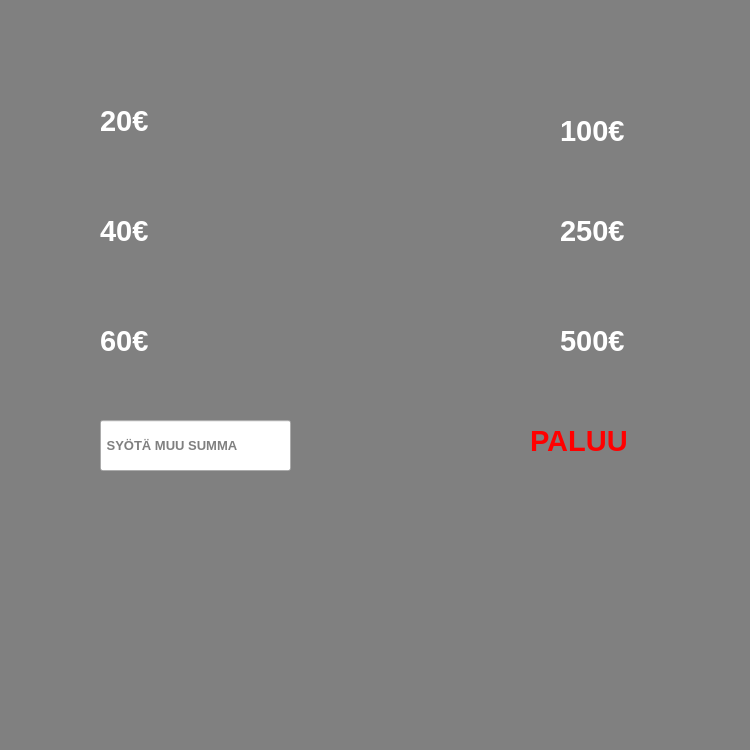
<?xml version="1.0" encoding="UTF-8"?>
<ui version="4.0">
 <class>Nosto</class>
 <widget class="QDialog" name="Nosto">
  <property name="geometry">
   <rect>
    <x>0</x>
    <y>0</y>
    <width>750</width>
    <height>750</height>
   </rect>
  </property>
  <property name="font">
   <font>
    <weight>50</weight>
    <bold>false</bold>
   </font>
  </property>
  <property name="windowTitle">
   <string>Dialog</string>
  </property>
  <widget class="QPushButton" name="btnNosto20">
   <property name="enabled">
    <bool>true</bool>
   </property>
   <property name="geometry">
    <rect>
     <x>10</x>
     <y>100</y>
     <width>51</width>
     <height>51</height>
    </rect>
   </property>
   <property name="font">
    <font>
     <pointsize>20</pointsize>
     <weight>75</weight>
     <bold>true</bold>
     <kerning>true</kerning>
    </font>
   </property>
   <property name="accessibleDescription">
    <string notr="true"/>
   </property>
   <property name="autoFillBackground">
    <bool>false</bool>
   </property>
   <property name="styleSheet">
    <string notr="true">border: none;
</string>
   </property>
   <property name="text">
    <string/>
   </property>
   <property name="checkable">
    <bool>false</bool>
   </property>
  </widget>
  <widget class="QPushButton" name="btnNosto100">
   <property name="geometry">
    <rect>
     <x>690</x>
     <y>110</y>
     <width>51</width>
     <height>41</height>
    </rect>
   </property>
   <property name="font">
    <font>
     <pointsize>20</pointsize>
     <weight>75</weight>
     <bold>true</bold>
    </font>
   </property>
   <property name="styleSheet">
    <string notr="true">border: none;
</string>
   </property>
   <property name="text">
    <string/>
   </property>
  </widget>
  <widget class="QPushButton" name="btnNosto250">
   <property name="geometry">
    <rect>
     <x>690</x>
     <y>200</y>
     <width>51</width>
     <height>51</height>
    </rect>
   </property>
   <property name="font">
    <font>
     <pointsize>20</pointsize>
     <weight>75</weight>
     <bold>true</bold>
    </font>
   </property>
   <property name="styleSheet">
    <string notr="true">border: none;
</string>
   </property>
   <property name="text">
    <string/>
   </property>
  </widget>
  <widget class="QPushButton" name="btnNosto500">
   <property name="geometry">
    <rect>
     <x>690</x>
     <y>310</y>
     <width>51</width>
     <height>51</height>
    </rect>
   </property>
   <property name="font">
    <font>
     <pointsize>20</pointsize>
     <weight>75</weight>
     <bold>true</bold>
    </font>
   </property>
   <property name="styleSheet">
    <string notr="true">border: none;
</string>
   </property>
   <property name="text">
    <string/>
   </property>
  </widget>
  <widget class="QPushButton" name="btnNostoMuuSumma">
   <property name="enabled">
    <bool>true</bool>
   </property>
   <property name="geometry">
    <rect>
     <x>10</x>
     <y>420</y>
     <width>51</width>
     <height>51</height>
    </rect>
   </property>
   <property name="font">
    <font>
     <pointsize>11</pointsize>
     <weight>75</weight>
     <bold>true</bold>
    </font>
   </property>
   <property name="styleSheet">
    <string notr="true">border: none;
</string>
   </property>
   <property name="text">
    <string/>
   </property>
  </widget>
  <widget class="QPushButton" name="btnNosto40">
   <property name="geometry">
    <rect>
     <x>10</x>
     <y>200</y>
     <width>51</width>
     <height>51</height>
    </rect>
   </property>
   <property name="font">
    <font>
     <pointsize>20</pointsize>
     <weight>75</weight>
     <bold>true</bold>
    </font>
   </property>
   <property name="styleSheet">
    <string notr="true">border: none;
</string>
   </property>
   <property name="text">
    <string/>
   </property>
  </widget>
  <widget class="QPushButton" name="btnNosto60">
   <property name="geometry">
    <rect>
     <x>10</x>
     <y>310</y>
     <width>51</width>
     <height>51</height>
    </rect>
   </property>
   <property name="font">
    <font>
     <pointsize>20</pointsize>
     <weight>75</weight>
     <bold>true</bold>
    </font>
   </property>
   <property name="styleSheet">
    <string notr="true">border: none;
</string>
   </property>
   <property name="text">
    <string/>
   </property>
  </widget>
  <widget class="QPushButton" name="btnNostoAlkuun">
   <property name="geometry">
    <rect>
     <x>690</x>
     <y>420</y>
     <width>51</width>
     <height>51</height>
    </rect>
   </property>
   <property name="font">
    <font>
     <pointsize>20</pointsize>
     <weight>75</weight>
     <bold>true</bold>
    </font>
   </property>
   <property name="styleSheet">
    <string notr="true">border: none;
</string>
   </property>
   <property name="text">
    <string/>
   </property>
  </widget>
  <widget class="QLabel" name="infoNosto">
   <property name="geometry">
    <rect>
     <x>240</x>
     <y>170</y>
     <width>271</width>
     <height>201</height>
    </rect>
   </property>
   <property name="font">
    <font>
     <pointsize>12</pointsize>
     <weight>75</weight>
     <bold>true</bold>
    </font>
   </property>
   <property name="styleSheet">
    <string notr="true">color: yellow;</string>
   </property>
   <property name="text">
    <string/>
   </property>
   <property name="wordWrap">
    <bool>true</bool>
   </property>
  </widget>
  <widget class="QLabel" name="background_image">
   <property name="geometry">
    <rect>
     <x>0</x>
     <y>0</y>
     <width>750</width>
     <height>750</height>
    </rect>
   </property>
   <property name="minimumSize">
    <size>
     <width>700</width>
     <height>700</height>
    </size>
   </property>
   <property name="acceptDrops">
    <bool>false</bool>
   </property>
   <property name="autoFillBackground">
    <bool>true</bool>
   </property>
   <property name="styleSheet">
    <string notr="true">background-color: grey;</string>
   </property>
   <property name="frameShape">
    <enum>QFrame::NoFrame</enum>
   </property>
   <property name="text">
    <string/>
   </property>
   <property name="pixmap">
    <pixmap resource="resources.qrc">:/new/prefix1/bankautomat_front_panel.png</pixmap>
   </property>
   <property name="scaledContents">
    <bool>true</bool>
   </property>
   <property name="wordWrap">
    <bool>false</bool>
   </property>
   <property name="openExternalLinks">
    <bool>false</bool>
   </property>
  </widget>
  <widget class="QLabel" name="label">
   <property name="geometry">
    <rect>
     <x>100</x>
     <y>100</y>
     <width>101</width>
     <height>41</height>
    </rect>
   </property>
   <property name="font">
    <font>
     <pointsize>22</pointsize>
     <weight>75</weight>
     <bold>true</bold>
    </font>
   </property>
   <property name="styleSheet">
    <string notr="true">color: white;</string>
   </property>
   <property name="text">
    <string>20€</string>
   </property>
  </widget>
  <widget class="QLabel" name="label_2">
   <property name="geometry">
    <rect>
     <x>100</x>
     <y>210</y>
     <width>101</width>
     <height>41</height>
    </rect>
   </property>
   <property name="font">
    <font>
     <pointsize>22</pointsize>
     <weight>75</weight>
     <bold>true</bold>
    </font>
   </property>
   <property name="styleSheet">
    <string notr="true">color: white;</string>
   </property>
   <property name="text">
    <string>40€</string>
   </property>
  </widget>
  <widget class="QLabel" name="label_3">
   <property name="geometry">
    <rect>
     <x>100</x>
     <y>320</y>
     <width>101</width>
     <height>41</height>
    </rect>
   </property>
   <property name="font">
    <font>
     <pointsize>22</pointsize>
     <weight>75</weight>
     <bold>true</bold>
    </font>
   </property>
   <property name="styleSheet">
    <string notr="true">color: white;</string>
   </property>
   <property name="text">
    <string>60€</string>
   </property>
  </widget>
  <widget class="QLabel" name="label_4">
   <property name="geometry">
    <rect>
     <x>560</x>
     <y>110</y>
     <width>101</width>
     <height>41</height>
    </rect>
   </property>
   <property name="font">
    <font>
     <pointsize>22</pointsize>
     <weight>75</weight>
     <bold>true</bold>
    </font>
   </property>
   <property name="styleSheet">
    <string notr="true">color: white;</string>
   </property>
   <property name="text">
    <string>100€</string>
   </property>
  </widget>
  <widget class="QLabel" name="label_5">
   <property name="geometry">
    <rect>
     <x>560</x>
     <y>210</y>
     <width>101</width>
     <height>41</height>
    </rect>
   </property>
   <property name="font">
    <font>
     <pointsize>22</pointsize>
     <weight>75</weight>
     <bold>true</bold>
    </font>
   </property>
   <property name="styleSheet">
    <string notr="true">color: white;</string>
   </property>
   <property name="text">
    <string>250€</string>
   </property>
  </widget>
  <widget class="QLabel" name="label_6">
   <property name="geometry">
    <rect>
     <x>560</x>
     <y>320</y>
     <width>101</width>
     <height>41</height>
    </rect>
   </property>
   <property name="font">
    <font>
     <pointsize>22</pointsize>
     <weight>75</weight>
     <bold>true</bold>
    </font>
   </property>
   <property name="styleSheet">
    <string notr="true">color: white;</string>
   </property>
   <property name="text">
    <string>500€</string>
   </property>
  </widget>
  <widget class="QLabel" name="label_7">
   <property name="geometry">
    <rect>
     <x>530</x>
     <y>420</y>
     <width>131</width>
     <height>41</height>
    </rect>
   </property>
   <property name="font">
    <font>
     <pointsize>22</pointsize>
     <weight>75</weight>
     <bold>true</bold>
    </font>
   </property>
   <property name="styleSheet">
    <string notr="true">color: red;</string>
   </property>
   <property name="text">
    <string>PALUU</string>
   </property>
  </widget>
  <widget class="QLineEdit" name="syota_muu_summa">
   <property name="geometry">
    <rect>
     <x>100</x>
     <y>420</y>
     <width>191</width>
     <height>51</height>
    </rect>
   </property>
   <property name="font">
    <font>
     <pointsize>10</pointsize>
     <weight>75</weight>
     <bold>true</bold>
    </font>
   </property>
   <property name="whatsThis">
    <string/>
   </property>
   <property name="autoFillBackground">
    <bool>false</bool>
   </property>
   <property name="text">
    <string/>
   </property>
   <property name="placeholderText">
    <string> SYÖTÄ MUU SUMMA</string>
   </property>
  </widget>
  <widget class="QWidget" name="verticalLayoutWidget">
   <property name="geometry">
    <rect>
     <x>230</x>
     <y>540</y>
     <width>291</width>
     <height>181</height>
    </rect>
   </property>
   <layout class="QVBoxLayout" name="verticalLayout"/>
  </widget>
  <zorder>background_image</zorder>
  <zorder>btnNosto20</zorder>
  <zorder>btnNosto100</zorder>
  <zorder>btnNosto250</zorder>
  <zorder>btnNosto500</zorder>
  <zorder>btnNostoMuuSumma</zorder>
  <zorder>btnNosto40</zorder>
  <zorder>btnNosto60</zorder>
  <zorder>btnNostoAlkuun</zorder>
  <zorder>infoNosto</zorder>
  <zorder>label</zorder>
  <zorder>label_2</zorder>
  <zorder>label_3</zorder>
  <zorder>label_4</zorder>
  <zorder>label_5</zorder>
  <zorder>label_6</zorder>
  <zorder>label_7</zorder>
  <zorder>syota_muu_summa</zorder>
  <zorder>verticalLayoutWidget</zorder>
 </widget>
 <resources>
  <include location="resources.qrc"/>
 </resources>
 <connections/>
</ui>
